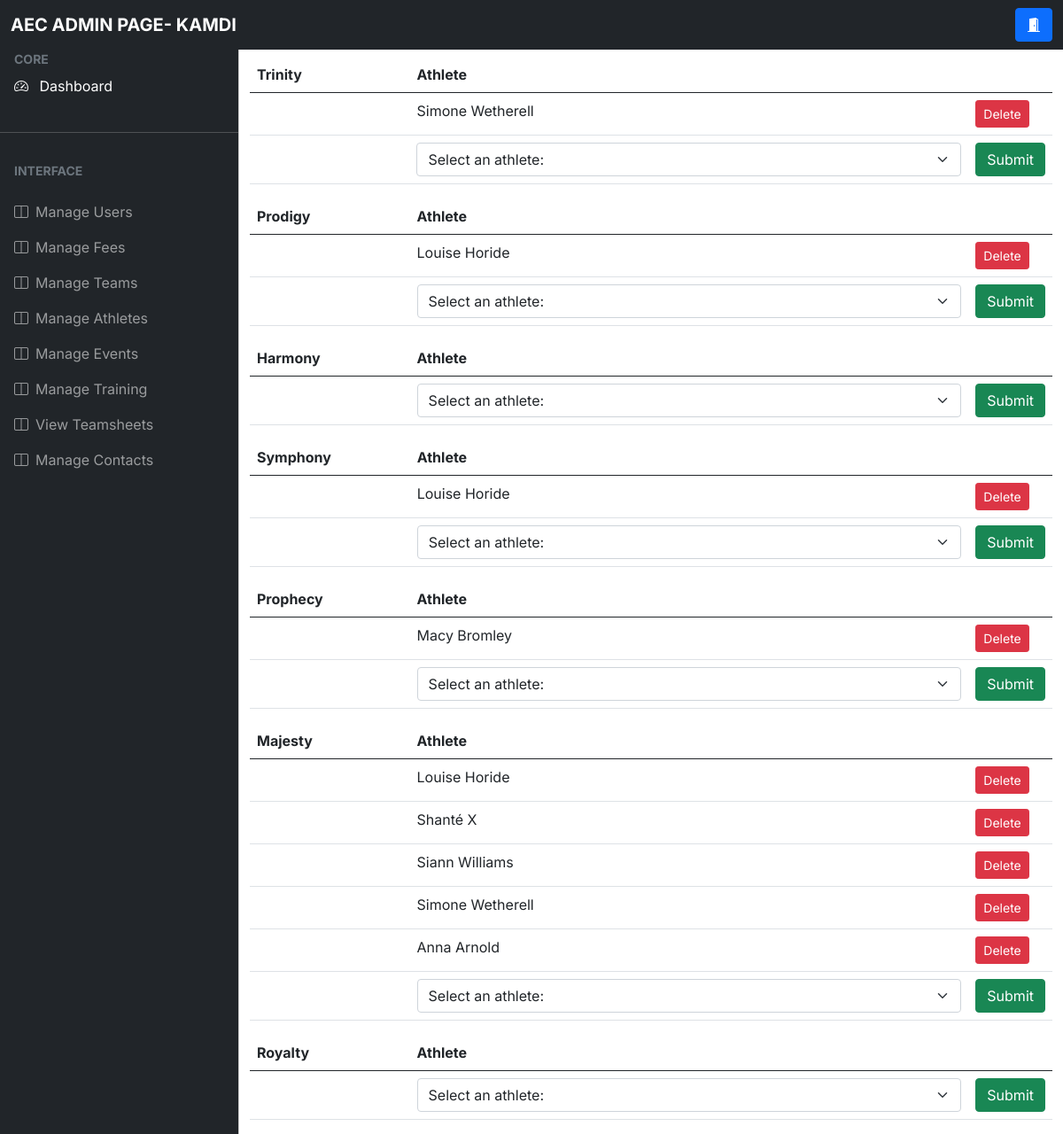
/athletes (signed in), run on the app's committed database.
### app.py (models this page shows)
class User(db.Model, UserMixin):
    id = db.Column(db.Integer, primary_key = True)
    firstName = db.Column(db.String(50),nullable = False)
    surname = db.Column(db.String(50), nullable = False)
    dob = db.Column(db.DateTime, nullable = False)
    start_date = db.Column(db.DateTime, nullable = True, default=date.today())
    email = db.Column(db.String(70), nullable = False)
    password = db.Column(db.String(255), nullable = False)
    usertype = db.Column(db.Integer, default = -1)
    verified = db.Column(db.Integer, default = 0)

class Team_Details(db.Model):
    team_id = db.Column(db.Integer, primary_key= True)
    coach_id = db.Column(db.Integer)
    team_name= db.Column(db.String(20), nullable= False)
    max_age = db.Column(db.Integer, nullable=True)

### app.py (the view)
@app.route('/athletes')
@login_required
def view_athletes():
    if -1 < current_user.usertype < 3:
        query = db.engine.execute('SELECT team__details.team_id FROM team__members,team__details WHERE team__members.athlete_id = {} AND team__details.team_id = team__members.team_id OR team__details.coach_id = {}'.format(current_user.id,current_user.id))
        teams = []
        for team in query:
            teams.append(team[0])
        teams = set(teams)
        print(teams)
        team_members = {}
        for team in teams:
            athletes = []
            team_details = db.engine.execute('SELECT team__details.team_name, user.firstName, user.surname FROM team__details, user WHERE team__details.team_id = {}'.format(team))
            query = db.engine.execute('SELECT user.firstName, user.surname FROM user, team__details WHERE team__details.team_id = {}'.format(team))
            for athlete in query:
                print(athlete)
                athletes.append(athlete[0] + " " + athlete[1])
            for team_detail in team_details:
                athletes.insert(0,team_detail[1] + " " + team_detail[2])
                name = team_detail[0]
            team_members[name] = athletes
        print(team_members)
        return render_template('athletes.html')
    elif current_user.usertype > 2:
        team_count = db.engine.execute("SELECT COUNT(team_id) FROM team__details")
        teams = {}
        count = 1
        index = 0
        for amount in team_count:
            team_count = amount[0]
        for team in range(team_count):
            query = db.engine.execute("SELECT user.id, user.firstName, user.surname, user.dob FROM user, team__members WHERE user.id = team__members.athlete_id AND team__members.team_id = {}".format(count))
            athletes = []
            for athlete in query:
                element = [str(index) +athlete[1] + " " + athlete[2]]
                athletes += element
                index +=1
            if len(athletes) > 0:
                teams[count] = athletes
            count +=1
        team_names = []
        query = db.engine.execute("SELECT team_name FROM team__details")
        for team_name in query:
            team_names.append(team_name)
        possible_athletes = {}
        query = db.engine.execute('SELECT team_id, max_age FROM team__details')
        for team in query:
            max_age = team[1]
            eligible_athletes = []
            athletes = db.engine.execute('SELECT id, firstName, surname, dob FROM user')
            if max_age:
                for athlete in athletes:
                    athlete_date = athlete[3].rstrip("00:00:00.0000000")
                    athlete_age = eligibity_age(athlete_date)
                    if max_age >= athlete_age:
                        eligible_athletes += [str(athlete[0])+athlete[1] + " "+ athlete[2]]
            else:
                for athlete in athletes:
                    eligible_athletes += [str(athlete[0])+athlete[1] + " "+ athlete[2]]
            possible_athletes[team[0]] = eligible_athletes
        return render_template('adminathletes.html',team_count= team_count,teams=teams, team_names=team_names,possible_athletes=possible_athletes)
    else:
        return "You are not authorised to view this page"

### app.py (called while the page is built)
@login_manager.user_loader
def load_user(user_id):
    return User.query.get(user_id)

def eligibity_age(born):
    today = [2022,5,31]
    born = born.split("-")
    return int(today[0]) - int(born[0]) - (((int(today[1]), int(today[2]))) < ((int(born[1]), int(born[2]))))

### templates/adminathletes.html (shortened to what this page needs)
<!DOCTYPE html>
<html lang="en">
  <head>
    <link rel="stylesheet" href="static\css\admin\bootstrap.min.css" />
    <link
      rel="stylesheet"
      href="https://cdn.jsdelivr.net/npm/bootstrap-icons@1.4.1/font/bootstrap-icons.css"
    />
    <link rel="stylesheet" href="static\css\admin\bootstrap.min.css" />
    <link rel="stylesheet" href="static\css\admin\style.css" />
  </head>
    <nav class="navbar navbar-expand-lg navbar-dark bg-dark fixed-top">
      <div class="container-fluid">
        <a
          class="navbar-brand me-auto ms-lg-0 ms-3 text-uppercase fw-bold"
          >AEC ADMIN PAGE- {{ current_user.firstName }}</a
        >
        <div class="collapse navbar-collapse" id="topNavBar">
          <form class="d-flex ms-auto my-3 my-lg-0">
            <div class="input-group">
              <a href ="{{ url_for('logout') }}" class="btn btn-primary">
                <i class="bi bi-door-open-fill"></i>
            </a>
            </div>
          </form>
        </div>
      </div>
    </nav>
    <div
    class="offcanvas offcanvas-start sidebar-nav bg-dark"
    tabindex="-1"
    id="sidebar"
  >
    <div class="offcanvas-body p-0">
      <nav class="navbar-dark">
        <ul class="navbar-nav">
          <li>
            <div class="text-muted small fw-bold text-uppercase px-3">
              CORE
            </div>
          </li>
          <li>
            <a href="{{ url_for('admin') }}" class="nav-link px-3 active">
              <span class="me-2"><i class="bi bi-speedometer2" ></i></span>
              <span>Dashboard</span>
            </a>
          </li>
          <li class="my-4"><hr class="dropdown-divider bg-light" /></li>
          <li>
            <div class="text-muted small fw-bold text-uppercase px-3 mb-3">
              Interface
            </div>
          </li>
          <li>
            <a
              class="nav-link px-3 sidebar-link"
              href="{{ url_for('verify_users') }}"
            >
              <span class="me-2"><i class="bi bi-layout-split"></i></span>
              <span>Manage Users</span>
            </a>
            <a
            class="nav-link px-3 sidebar-link"
            href="{{ url_for('view_fees') }}"
          >
            <span class="me-2"><i class="bi bi-layout-split"></i></span>
            <span>Manage Fees</span>
          </a>
          <a
          class="nav-link px-3 sidebar-link"
          href="{{ url_for('view_teams') }}"
        >
          <span class="me-2"><i class="bi bi-layout-split"></i></span>
          <span>Manage Teams</span>
        </a>
              <a
              class="nav-link px-3 sidebar-link"
              href="{{ url_for('view_athletes') }}"
            >
              <span class="me-2"><i class="bi bi-layout-split"></i></span>
              <span>Manage Athletes</span>
            </a>
            <a
            class="nav-link px-3 sidebar-link"
            href="{{ url_for('view_events') }}"
          >
            <span class="me-2"><i class="bi bi-layout-split"></i></span>
            <span>Manage Events</span>
          </a>
          <a
          class="nav-link px-3 sidebar-link"
          href="{{ url_for('view_training') }}"
        >
          <span class="me-2"><i class="bi bi-layout-split"></i></span>
          <span>Manage Training</span>
        </a>
        <a
        class="nav-link px-3 sidebar-link"
        href="{{ url_for('view_teamsheet') }}"
      >
        <span class="me-2"><i class="bi bi-layout-split"></i></span>
        <span>View Teamsheets</span>
      </a>
      <a
      class="nav-link px-3 sidebar-link"
      href="{{ url_for('view_contacts') }}"
    >
      <span class="me-2"><i class="bi bi-layout-split"></i></span>
      <span>Manage Contacts</span>
    </a>
          </li>
        </ul>
      </nav>
    </div>
  </div>
    <main class="mt-5 pt-3">
      <div class="container-fluid">
        {% for table in range(team_count) %}
        <form method = 'POST' action="{{ url_for('create_athletes')}} ">
        <table class="table" width="100%">
          <thead>
            <tr>
              <th scope="col" width="20%">{{team_names[table][0]}}</th>
              <th scope="col" width= "70%">Athlete</th>
              <th scope= "col"></th>
            </tr>
          </thead>
          <tbody>
            {% for athlete in teams[table+1]%}
            <tr>
              <th scope= "row"></th>
              <td>{{athlete.lstrip('0123456789.-')}}</td>
              <td><a type="Submit" class="btn btn-danger btn-sm" href= "{{url_for('delete_athletes', teammemberid=athlete)}}">Delete</a></td>
            </tr>
            {% endfor %}
            <tr>
              <td>
              </td>
              <td>
                <select class="form-select" aria-label="Default select example" name="athlete", id= "athlete">
                  <option selected>Select an athlete: </option>
                </select>
              </td>
              <td><input class="btn btn-success" type="submit" value="Submit"></td>
              </tr>
            </tbody>
          </form>
        {% endfor %}
      </div>
    </main>
  </body>
</html>

### static/css/admin/style.css (style rules this page uses)
:root { --offcanvas-width: 270px; --topNavbarHeight: 56px; }
.sidebar-nav { width: var(--offcanvas-width); }
.sidebar-link { display: flex; align-items: center; }
@media (min-width: 992px) { main { margin-left: var(--offcanvas-width); } }
@media (min-width: 992px) { .sidebar-nav { -webkit-transform: none; transform: none; visibility: visible !important; height: calc(100% - var(--topNavbarHeight)); top: var(--topNavbarHeight); } }

### data on the page
User: firstName "KAMDI"
Team_Details: team_name "Trinity"
Team_Details: team_name "Prodigy"
Team_Details: team_name "Harmony"
Team_Details: team_name "Symphony"
Team_Details: team_name "Prophecy"
Team_Details: team_name "Majesty"
Team_Details: team_name "Royalty"

### other printed values
{{ athlete.lstrip('0123456789.-') }} "Simone Wetherell" "Louise Horide" "Louise Horide" "Macy Bromley" "Louise Horide" "Shanté X" "Siann Williams" "Simone Wetherell" "Anna Arnold"
